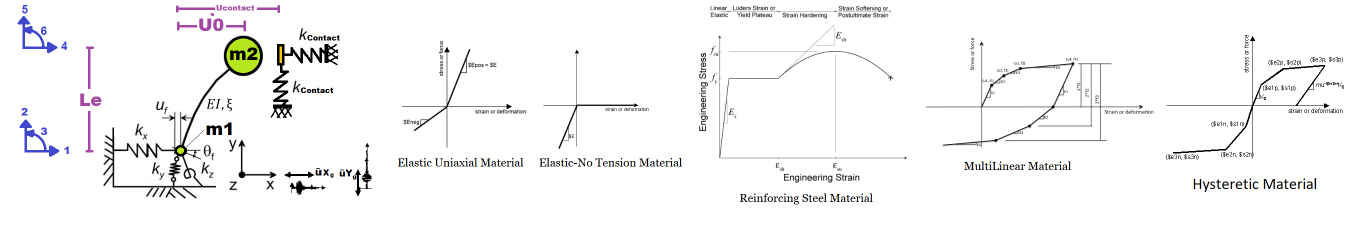
#> input picture CONTACT_SOIL_STRUCTURE_INTERACTION/TIME_HISTORY/PYTHON_CODE/OPENSEES_SOIL_STRUCTURE_INTERACTION_COLUMN_SEISMIC_CONTACT.png, 2720 x 462 px (shown at 1/2 size)
$ python SOIL_STRUCTURE_INTERACTION_COLUMN_SEISMIC_CONTACT.py
#> lines starting #> are read from the running program, lines starting #| are printed output that depends on the picture
#          ############################################################################################
#          #                                          IN THE NAME OF ALLAH                            #
#          #                                      DYNAMIC TIME HISTORY ANALYSIS                       #
#          #  EXTERNAL OBJECT CONTACT EFFECTS WITH SOIL-STRUCTURE INTERACTIONS VIA THE SPRING METHOD  #
#          #------------------------------------------------------------------------------------------#
#          #                  THIS PROGRAM WRITTEN BY SALAR DELAVAR GHASHGHAEI (QASHQAI)              #
#          #                            EMAIL: salar.d.ghashghaei@gmail.com                           #
#          ############################################################################################
"""
Utilizing OpenSees for External Object Contact Effects with Soil-Structure Interaction via the Spring Method:
Modeling soil-structure interaction (SSI) with lateral and rotational springs in OpenSees involves defining
the properties and behavior of the springs to simulate the interaction between the soil and structure.
Considering the large variation of stiffness across various deposits or within the same soil,
its required to conduct site or lab-tests to estimate a reliable value of stiffness (direct or coupled stiffness)
under proper drainage condition. An SSI study with an incorrect stiffness would spoil the purpose of the study.
Further, the designer need to have a good estimate of strain levels to assume a suitable value of damping.
For soils exhibiting elastic or elastoplastic behavior, the stiffness and damping ratio can vary significantly.

Here are some general estimates:
Stiffness (k in N/m)
Clay soils: Stiffness can range from 5 MPa to 20 MPa (MegaPascals, equivalent to N/m²).
Sandy soils: Stiffness can range from 10 MPa to 50 MPa.
Gravelly soils: Stiffness can range from 20 MPa to 100 MPa.
Stony soils: Stiffness can range from 200 MPa to 1500 MPa.
Damping Ratio (ζ)
Clay soils: Damping ratio typically ranges from 5% to 15%.
Sandy soils: Damping ratio typically ranges from 2% to 10%.
Gravelly soils: Damping ratio typically ranges from 1% to 5%.
Stony soils: Damping ratio typically ranges from 0.5% to 3%.
These values are approximate and can vary based on factors such as moisture content, compaction, and the presence of organic material.
 For accurate assessments, it's best to conduct site-specific geotechnical investigations.

Contact problems in finite element analysis (FEA) are quite fascinating and complex!
They involve the interaction between two or more bodies that come into contact with each other.

Here's a brief overview:
What are Contact Problems?
Contact problems occur when two or more bodies come into contact and interact with each other. This interaction can involve forces,
 displacements, and stresses at the contact interface. Examples include metal forming, vehicle crashes, and gear systems.

Lateral Springs in Contact Problems
Lateral springs are used in FEA to model the contact behavior between bodies. They provide a way to simulate the stiffness and damping properties
 of the contact interface.

Here's how they work:
Representation: Lateral springs are represented as elements that connect the nodes of the contacting bodies.
Stiffness: The stiffness of the lateral springs determines how much resistance they provide against lateral movements.
Damping: Damping properties help in absorbing energy and reducing oscillations at the contact interface.
Challenges in Modeling Contact Problems
Contact problems are inherently nonlinear and can be challenging to solve. Some of the key challenges include:

Nonlinearity: The contact force-displacement relationship is highly nonlinear.
Convergence: Ensuring the numerical model converges can be difficult due to the complex nature of contact interactions.
Computational Cost: Tracking contact and separation can be computationally expensive.
Applications
Contact problems are crucial in various engineering fields, such as:

Automotive Engineering: For crash simulations and component interactions.
Mechanical Engineering: For gear and bearing analysis.
Manufacturing: For metal forming and stamping processes.
"""
#%%------------------------------------------------
# REPORT: Soil-Structure Interaction for Building Structures
'https://www.nehrp.gov/pdf/nistgcr12-917-21.pdf'
#%%------------------------------------------------
#import the os module
import os
import time
import numpy as np
import openseespy.opensees as op
#import opsvis as opsv
import matplotlib.pyplot as plt
import ANALYSIS_FUNCTION as S02
import PLOT_2D as S04
#%%------------------------------------------------
# Load the image
def PLOT_IMAGE(image):
    import matplotlib.pyplot as plt
    import matplotlib.image as mpimg
    image = mpimg.imread(image_path)
#> image is the input picture: shape (462, 2720, 4) float32; mean R, G, B, A 0.967, 0.966, 0.967, 1

    # Display the image
    plt.figure(figsize=(15, 8))
    plt.imshow(image)
    plt.axis('off')  # Hide axes
    plt.show()

image_path = 'OPENSEES_SOIL_STRUCTURE_INTERACTION_COLUMN_SEISMIC_CONTACT.png'
PLOT_IMAGE(image_path)
#%%------------------------------------------------
# Create a directory at specified path with name 'directory_path'
import os
directory_path = 'C:\\OPENSEESPY_SALAR'

# Check if the directory already exists
if not os.path.exists(directory_path):
    os.mkdir(directory_path)
    print(f"Directory '{directory_path}' created successfully.")
else:
    print(f"Directory '{directory_path}' already exists. Skipping creation.")
#-------------------------------------------------------------
# Create folder name
FOLDER_NAME = 'SOIL_STRUCTURE_INTERACTION_COLUMN_CONTACT'
dir = f"C:\\OPENSEESPY_SALAR\\{FOLDER_NAME}\\"
if not os.path.exists(dir):
    os.makedirs(dir)
#-------------------------------------------------------------
# OUTPUT DATA ADDRESS:
SALAR_DIR = f'C://OPENSEESPY_SALAR//{FOLDER_NAME}//';
#-------------------------------------------------------------
## DELETE ALL FILES IN DIRECTORY
# [10 lines left out: function DELETE_FOLDER_CONTANTS, not called in this run]

FOLDER_PATH = f'C:\\OPENSEESPY_SALAR\\{FOLDER_NAME}'  # Specify the folder path
#DELETE_FOLDER_CONTANTS(FOLDER_PATH)
#%%------------------------------------------------
# [11 lines left out: function PLOT_2D, not called in this run]

# ---------------------------------

def PLOT_SPRING():
    import matplotlib.pyplot as plt
    # Extract displacements and forces
    displacement_kh, force_kh = zip(*kh)
    displacement_kv, force_kv = zip(*kv)
    displacement_kr, force_kr = zip(*kr)

    # Plotting the force-displacement relation
    plt.figure(figsize=(15, 5))

    plt.subplot(1, 3, 1)
    plt.plot(displacement_kh, force_kh, label='Horizontal Spring', color='blue')
    plt.xlabel('Displacement (m)')
    plt.ylabel('Force (N)')
    plt.title('Horizontal Spring Force-Displacement Relation')
    plt.legend()

    plt.subplot(1, 3, 2)
    plt.plot(displacement_kv, force_kv, label='Vertical Spring', color='green')
    plt.xlabel('Displacement (m)')
    plt.ylabel('Force (N)')
    plt.title('Vertical Spring Force-Displacement Relation')
    plt.legend()

    plt.subplot(1, 3, 3)
    plt.plot(displacement_kr, force_kr, label='Rotational Spring', color='red')
    plt.xlabel('Rotation (rad)')
    plt.ylabel('Moment (N.mm)')
    plt.title('Rotational Spring Moment-Rotation Relation')
    plt.legend()

    plt.tight_layout()
    plt.show()
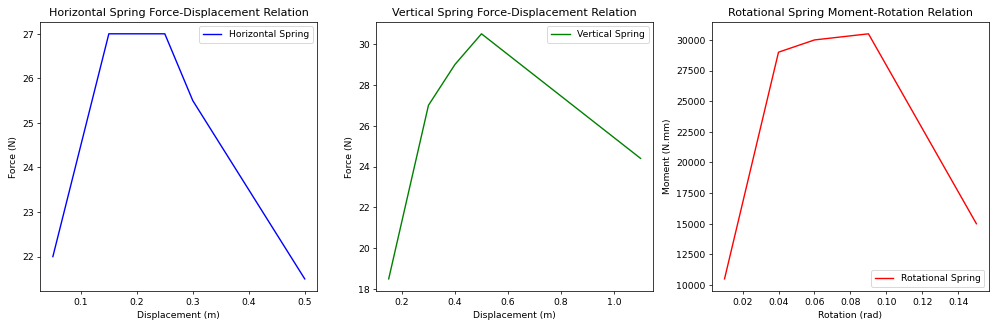
#> figure drawn by matplotlib, 3 panels

# ---------------------------------

# [159 lines left out: functions PLOT_4_CHART, SECTION_REC, not called in this run]

#%%------------------------------------------------
import openseespy.opensees as ops
import numpy as np
import matplotlib.pyplot as plt

# Set up variables
Ea = 200.0e3        # [N/mm^2] Modulus of elasticity (Young's modulus)
B = 400             # [mm] Section Width
H = 500             # [mm] Section Height
Le = 3000.0         # [mm] Length of the column element
A = B * H           # [mm^2] Cross-sectional area of the element
I = (B * H**3) / 12 # [mm^4]
KE = (3 * Ea * I) / Le**3 # [N/mm] Lateral column Effective Stiffness
print(f'Lateral column Stiffness: {KE:.3f} (N/mm)')
iv0 = 0.005                   # [mm/s] Initial velocity applied to the node
st_iv0 = 0.0                  # [s] Initial velocity applied starting time
damping_ratio = 0.05          # Damping ratio
soil_damping_ratio = 0.015    # Damping ratio for Stony soils
MS = 10000                    # [kg] mass values for node 1

# Define masses for multiple nodes
mass_values = [10000.0, 125000.0]  # [kg] mass values for node 2

# Set analysis parameters
duration = 50.0 # [s] 50 Seconds
dt = 0.01

# Define ReinforcingSteel material properties
fy_m = 400.0    # [N/mm^2] Yield strength of steel
Es_m = 210.0e3  # [N/mm^2] Modulus of elasticity
fu_m = 600.0    # [N/mm^2] Ultimate strength
Esh_m = 20.0e3  # [N/mm^2] Hardening modulus
esh_m = 0.03    # [mm/mm] Strain at start of hardening
esu_m = 0.1     # [mm/mm] Ultimate strain

# Section Fibers
numY , numZ = 1000, 1

MAX_ITERATIONS = 5000 # convergence iteration for test
TOLERANCE = 1.0e-10   # convergence tolerance for test

# Define soil-structure interaction springs at base (Node 1)
# [1] ELASTIC SOIL & [2] ELASTIC-NO TENSION SOIL:
# Spring constants for soil-structure interaction
k_horizontal = 210.0e4  # [N/mm] Horizontal spring constant
k_vertical = 150.0e4    # [N/mm] Vertical spring constant
k_rotational = 550.0e4  # [N.mm/Rad] Rotational spring constant

# [3] ELASTO-PLASTIC SOIL:
# Horizontal spring parameters
fy_h = 400.0      # [N] Yield force
Es_h = 21000.0    # [N/mm] Lateral Siffness in Horizental Direction
fu_h = 410.0      # [N] Ultimate force
Esh_h = 200.0     # [N/mm] Hardening modulus
esh_h = 0.4       # [mm] Displacement at start of hardening
esu_h = 1.1       # [mm] Ultimate displacement

# Vertical spring parameters
fy_v = 450.0      # [N] Yield force
Es_v = 20000.0    # [N/mm] Lateral Siffness in Vertical Direction
fu_v = 460.0      # [N] Ultimate force
Esh_v = 180       # [N/mm] Hardening modulus
esh_v = 0.5       # [mm] Displacement at start of hardening
esu_v = 1.8       # [mm] Ultimate displacement

# Rotational spring parameters
fy_r = 50e3       # [N.mm] Yield force
Es_r = 50e5       # [N.mm/Rad] Rotational Siffness in Horizental Direction
fu_r = 70e3       # [N.mm] Ultimate force
Esh_r = 50e4      # [N.mm/Rad] Hardening modulus
esh_r = 0.06      # [Rad] Rotation at start of hardening
esu_r = 0.12      # [Rad] Ultimate rotation

# [4] Define the MultiLinear material properties for springs
kh = np.array([[0.05, 22.0], [0.15, 27.0], [0.25, 27.0], [0.3, 25.5], [0.5, 21.5]])                   # k horizontal
kv = np.array([[0.15, 18.5], [0.3, 27.0], [0.4, 29.0], [0.5, 30.5], [1.1, 24.4]])                     # k vertical
kr = np.array([[0.01, 10500.0], [0.04, 29000.0], [0.06, 30000.0], [0.09, 30500.0], [0.15, 15000.0]])  # k rotational

# Create a DataFrame
import pandas as pd
data = {
    "Displacement_X": kh[:, 0],
    "Force (kh)": kh[:, 1],
    "Displacement_Y": kv[:, 0],
    "Force (kv)": kv[:, 1],
    "Rotation_Z": kr[:, 0],
    "Force (kr)": kr[:, 1]
}

#df = pd.DataFrame(data)
PLOT_SPRING()

def INTERACTION_ANALYSIS(MASS_ONE, DAMPING, SOIL_DAMPING, periodTF, LINEAR, SPRING_KIND, CONTACT, CONTACT_DISP):
#> called with MASS_ONE = False, DAMPING = False, SOIL_DAMPING = True, periodTF = False, LINEAR = False, SPRING_KIND = 4, CONTACT = True, CONTACT_DISP = 0.2
    import openseespy.opensees as ops
    import numpy as np

    KE = (3 * Ea * I) / Le**3; # [N/mm] Lateral column Effective Stiffness
    #GMfact = 9810 # standard acceleration of gravity or standard acceleration
    GMfact = 1;
    # Set up the model
    ops.wipe()
#> (this line was passed over: openseespy is not available in this run)
#> (the rest of the program and of its run is left out)
